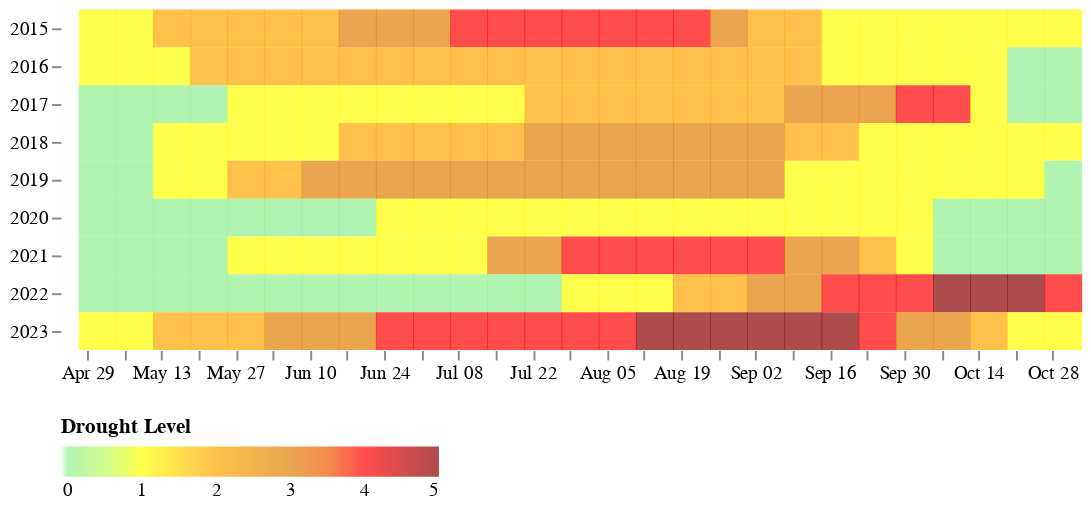

The notebook cell saved with this chart:
### Code cell
colorscale = alt.Scale(domain=['-0.1', '0', '1', '2', '3', '4', '5'],
                       range=['#1C00ff00', 'lightgreen', 'yellow', 'orange', '#E17F03', 'red', 'darkred'])

alt.Chart(drought).mark_square(size=400).encode(
    alt.X("monthdate(date):T", title=None, axis=alt.Axis(grid=False)),
    alt.Y("year:O", title=None),
    alt.Color("level:Q", title="Drought Level", scale=colorscale, legend=dict(orient="bottom")),
    tooltip=[
        alt.Tooltip("monthdate(date)", title="Date"),
        alt.Tooltip("level", title="Drought Level"),
    ],
).configure_view(
    step=12,
    strokeWidth=0
).configure_axis(
    domain=False
).properties(width=530, height=180)

### Figure 1 — Vega-Lite specification as saved in the notebook (floating-point values rounded to 4 significant figures; data arrays with more than 128 entries replaced by an {"elided": "..."} marker saying what was removed)
{"config": {"view": {"continuousWidth": 400, "continuousHeight": 300, "step": 12, "strokeWidth": 0}, "axis": {"domain": false}}, "data": {"name": "data-c264e7cfbf3ce792ce2acd822d31e448"}, "mark": {"type": "square", "size": 400}, "encoding": {"color": {"field": "level", "legend": {"orient": "bottom"}, "scale": {"domain": ["-0.1", "0", "1", "2", "3", "4", "5"], "range": ["#1C00ff00", "lightgreen", "yellow", "orange", "#E17F03", "red", "darkred"]}, "title": "Drought Level", "type": "quantitative"}, "tooltip": [{"field": "date", "timeUnit": "monthdate", "title": "Date", "type": "temporal"}, {"field": "level", "title": "Drought Level", "type": "quantitative"}], "x": {"axis": {"grid": false}, "field": "date", "timeUnit": "monthdate", "title": null, "type": "temporal"}, "y": {"field": "year", "title": null, "type": "ordinal"}}, "height": 180, "width": 530, "$schema": "https://vega.github.io/schema/vega-lite/v4.17.0.json", "datasets": {"data-c264e7cfbf3ce792ce2acd822d31e448": {"elided": "252 records"}}}
